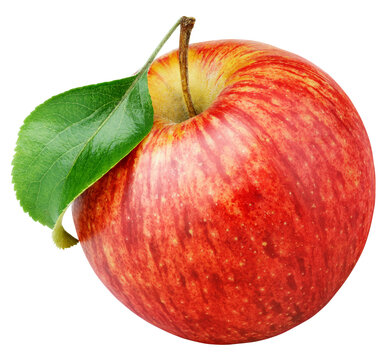
#> input picture data/raw/Apple/Fresh/apple_fresh_001.jpg (1).jpg, 390 x 360 px
$ jupyter execute processing.ipynb   (shell and % lines are left out)   (text cells are left out)
#> lines starting #> are read from the running program, lines starting #| are printed output that depends on the picture; pictures that were not available may be replaced by others from this repository, and a replacement may not be noted
[cell 1]
import cv2
import numpy as np
from matplotlib import pyplot as plt
print("OpenCV version:", cv2.__version__)

[cell 2]
img1 = cv2.imread('../data/raw/Apple/Fresh/apple_fresh_001.jpg (1).jpg')
#> img1 is the input picture: shape (360, 390, 3); mean B, G, R 142.6, 164.6, 222
img2 = cv2.imread('../data/raw/Apple/Fresh/apple_fresh_001.jpg (93).jpg')
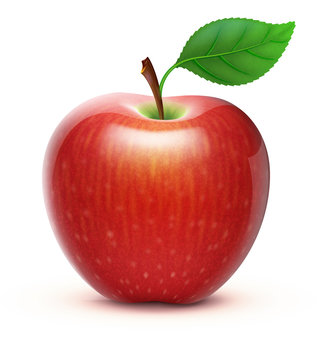
#> input picture data/raw/Apple/Fresh/apple_fresh_001.jpg (100).jpg, 317 x 360 px, given in place of apple_fresh_001.jpg (93).jpg, which was not available
#> img2 is the input picture: shape (360, 317, 3); mean B, G, R 173.2, 182.3, 221.8

[cell 3]
wight = img1.shape[1]
#> wight = 390
height = img1.shape[0]
#> height = 360
img2 = cv2.resize(img2, (wight, height))
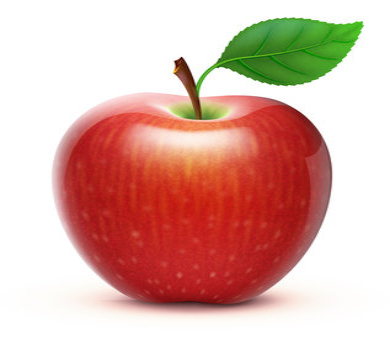
#> img2: shape (360, 390, 3); mean B, G, R 173.2, 182.3, 221.8
fig, ax = plt.subplots(1, 2, figsize=(12, 6))
ax[0].imshow(img1)
ax[0].set_title('Image 1')
ax[1].imshow(img2)
ax[1].set_title('Image 2')
fig.set_tight_layout(True)
plt.show()
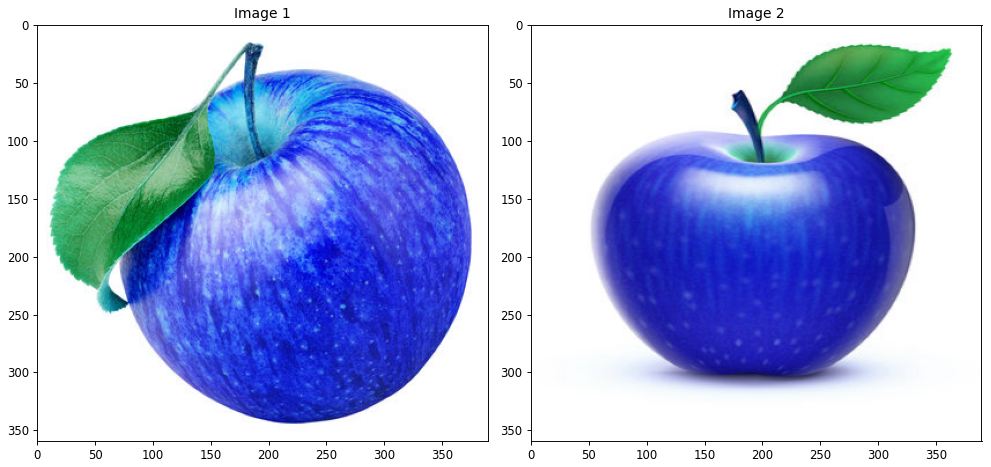
#> figure drawn by matplotlib, 2 panels; B, G, R data is drawn as R, G, B

[cell 4]
img1 = cv2.cvtColor(img1, cv2.COLOR_BGR2RGB)
img2 = cv2.cvtColor(img2, cv2.COLOR_BGR2RGB)
img1_gray = cv2.cvtColor(img1, cv2.COLOR_BGR2GRAY)
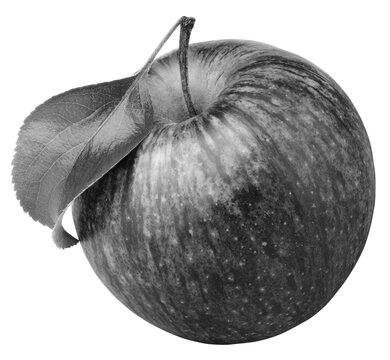
#> img1_gray: shape (360, 390); min 7, max 255, mean 164.5
img1_HSV = cv2.cvtColor(img1, cv2.COLOR_BGR2HSV)
#> img1_HSV: shape (360, 390, 3); mean H, S, V 65.8, 105.7, 228
img1_LAB = cv2.cvtColor(img1, cv2.COLOR_BGR2LAB)
#> img1_LAB: shape (360, 390, 3); mean of channels 0, 1, 2 175.5, 141.3, 97.4
img1_YUV = cv2.cvtColor(img1, cv2.COLOR_BGR2YUV)
#> img1_YUV: shape (360, 390, 3); mean of channels 0, 1, 2 164.5, 156.3, 108.8
fig, ax = plt.subplots(3, 2, figsize=(12, 8))
ax[0, 0].imshow(img1_gray, cmap='gray')
ax[0, 0].set_title('Grayscale')
ax[0, 1].imshow(img1_HSV)
ax[0, 1].set_title('HSV Color Space')
ax[1, 0].imshow(img1_LAB)
ax[1, 0].set_title('LAB Color Space')
ax[1, 1].imshow(img1_YUV)
ax[1, 1].set_title('YUV Color Space')
ax[2, 0].imshow(img1)
ax[2, 0].set_title('Original Image')
ax[2, 1].imshow(img2)
ax[2, 1].set_title('Image 2')
fig.set_tight_layout(True)
plt.show()

[cell 5]
fig, ax = plt.subplots(6, 2, figsize=(8, 24))
hist = cv2.calcHist([img1], [0], None, [256], [0, 256])
#> hist = 256 values, max 56903 at index 255, min 0 at index 0, mean 548.4
hist[255] = 0
ax[0, 0].imshow(img1)
ax[0, 0].set_title('Image 1')
ax[0, 1].bar(range(256), hist[:,0], color='r')
ax[0, 1].set_title('Histogram Image 1 - Channel 0')
hist = cv2.calcHist([img1], [1], None, [256], [0, 256])
#> hist = 256 values, max 54721 at index 255, min 16 at index 2, mean 548.4
hist[255] = 0
ax[1, 0].bar(range(256), hist[:,0], color='g')
ax[1, 0].set_title('Histogram Image 1 - Channel 1')
hist = cv2.calcHist([img1], [2], None, [256], [0, 256])
#> hist = 256 values, max 54668 at index 255, min 7 at index 224, mean 548.4
hist[255] = 0
ax[1, 1].bar(range(256), hist[:,0], color='b')
ax[1, 1].set_title('Histogram Image 1 - Channel 2')

hist = cv2.calcHist([img1_gray], [0], None, [256], [0, 256])
#> hist = 256 values, max 53217 at index 255, min 0 at index 0, mean 548.4
hist[255] = 0
ax[2, 0].imshow(img1_gray, cmap='gray')
ax[2, 0].set_title('Grayscale Image 1')
ax[2, 1].bar(range(256), hist[:,0], color='k')
ax[2, 1].set_title('Histogram Grayscale Image 1')

hist = cv2.calcHist([img1_HSV], [0], None, [256], [0, 256])
#> hist = 256 values, max 53346 at index 0, min 0 at index 1, mean 548.4
hist[0] = 0
ax[3, 0].imshow(img1_HSV)
ax[3, 0].set_title('HSV Image 1')
ax[3, 1].bar(range(256), hist[:,0], color='m')
ax[3, 1].set_title('Histogram HSV Image 1 - Channel 0')

hist = cv2.calcHist([img1_LAB], [0], None, [256], [0, 256])
#> hist = 256 values, max 54060 at index 255, min 0 at index 0, mean 548.4
hist[255] = 0
ax[4, 0].imshow(img1_LAB)
ax[4, 0].set_title('LAB Image 1')
ax[4, 1].bar(range(256), hist[:,0], color='c')
ax[4, 1].set_title('Histogram LAB Image 1 - Channel 0')

hist = cv2.calcHist([img1_YUV], [0], None, [256], [0, 256])
#> hist = 256 values, max 53217 at index 255, min 0 at index 0, mean 548.4
hist[255] = 0
ax[5, 0].imshow(img1_YUV)
ax[5, 0].set_title('YUV Image 1')
ax[5, 1].bar(range(256), hist[:,0], color='y')
ax[5, 1].set_title('Histogram YUV Image 1 - Channel 0')

fig.set_tight_layout(True)


plt.show()
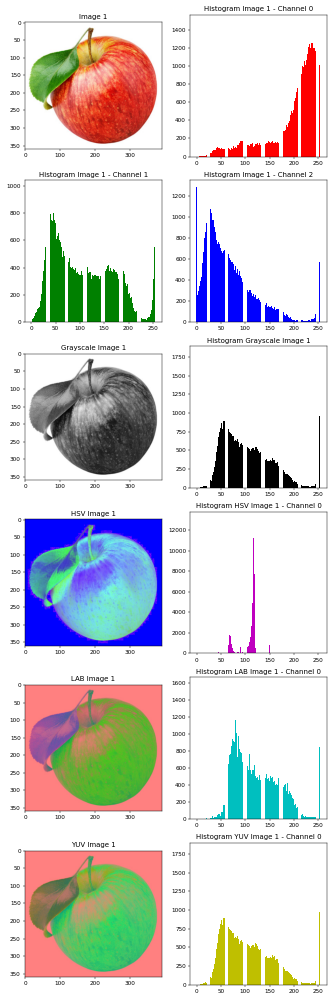
#> figure drawn by matplotlib, 12 panels; panel 2: tallest bar 1489 high, from x = 253.6 to 254.4; panel 3: tallest bar 991 high, from x = 253.6 to 254.4; panel 4: tallest bar 1281 high, from x = -0.4 to 0.4; panel 6: tallest bar 1809 high, from x = 253.6 to 254.4

[cell 6]
img1_HSV_eq = cv2.equalizeHist(img1_HSV[:,:,0])
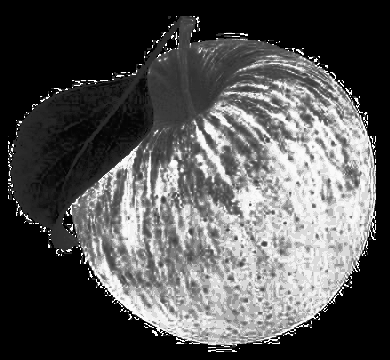
#> img1_HSV_eq: shape (360, 390); min 0, max 255, mean 84.2
fig, ax = plt.subplots(1, 2, figsize=(8, 4))
hist = cv2.calcHist([img1_HSV_eq], [0], None, [256], [0, 256])
#> hist = 256 values, max 53516 at index 0, min 0 at index 2, mean 548.4
hist[0] = 0
ax[0].imshow(img1_HSV_eq)
ax[0].set_title('Equalized HSV Channel 0 Image 1')
ax[1].bar(range(256), hist[:,0], color='m')
ax[1].set_title('Histogram Equalized HSV Channel 0 Image 1')
fig.set_tight_layout(True)
plt.show()
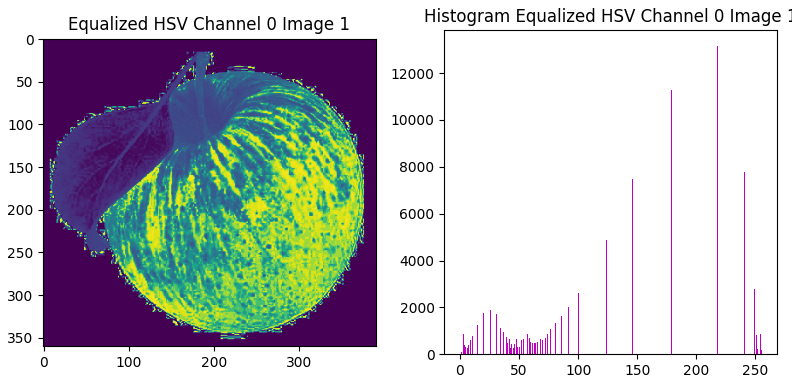
#> figure drawn by matplotlib, 2 panels; panel 2: tallest bar 13167 high, from x = 217.6 to 218.4

[cell 7]
img2_gray = cv2.cvtColor(img2, cv2.COLOR_BGR2GRAY)
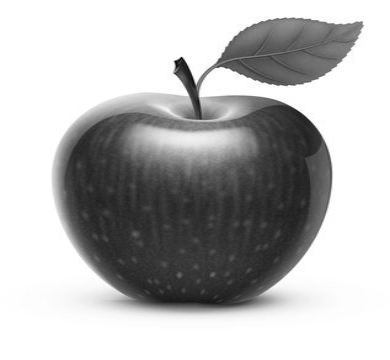
#> img2_gray: shape (360, 390); min 6, max 255, mean 184.1
fig, ax = plt.subplots(2, 2, figsize=(8, 8))
hist = cv2.calcHist([img2_gray], [0], None, [256], [0, 256])
#> hist = 256 values, max 65200 at index 255, min 0 at index 0, mean 548.4
# hist[255] = 0
ax[0, 0].imshow(img2_gray, cmap='gray')
ax[0, 0].set_title('Grayscale Image 2')
ax[0, 1].bar(range(256), hist[:,0], color='k')
ax[0, 1].set_title('Histogram Grayscale Image 2')
img2_gray_eq = cv2.equalizeHist(img2_gray)
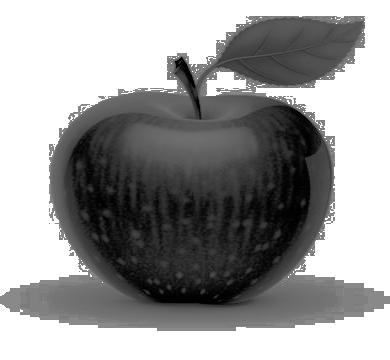
#> img2_gray_eq: shape (360, 390); min 0, max 255, mean 155.5
hist = cv2.calcHist([img2_gray_eq], [0], None, [256], [0, 256])
#> hist = 256 values, max 65200 at index 255, min 0 at index 5, mean 548.4
ax[1, 0].imshow(img2_gray_eq, cmap='gray')
ax[1, 0].set_title('Equalized Grayscale Image 2')
ax[1, 1].bar(range(256), hist[:,0], color='k')
ax[1, 1].set_title('Histogram Equalized Grayscale Image 2')
fig.set_tight_layout(True)
plt.show()
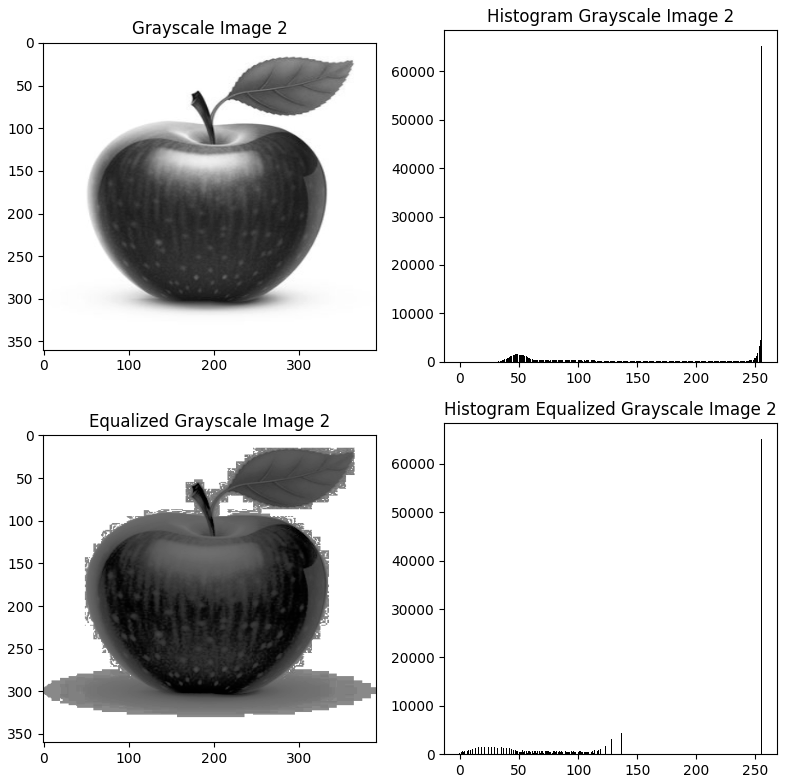
#> figure drawn by matplotlib, 4 panels; panel 2: tallest bar 65200 high, from x = 254.6 to 255.4; panel 4: tallest bar 65200 high, from x = 254.6 to 255.4
